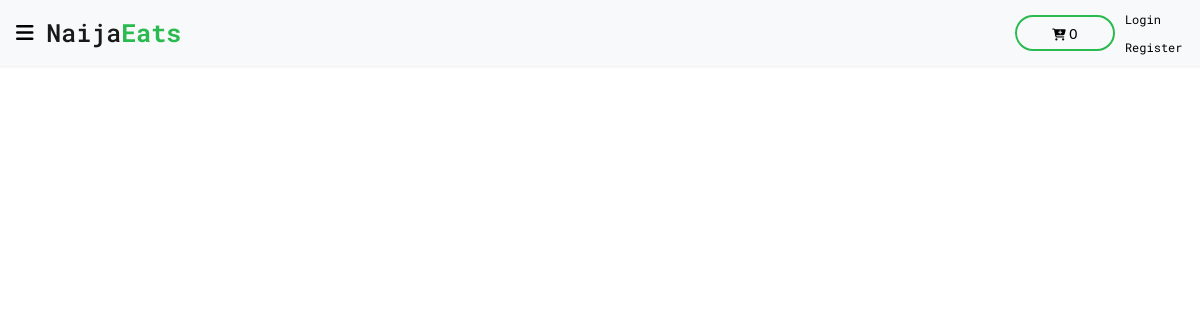
The app's page /category/cc0dd754-0c74-4aac-9ff1-227235e8b1d3, older data.
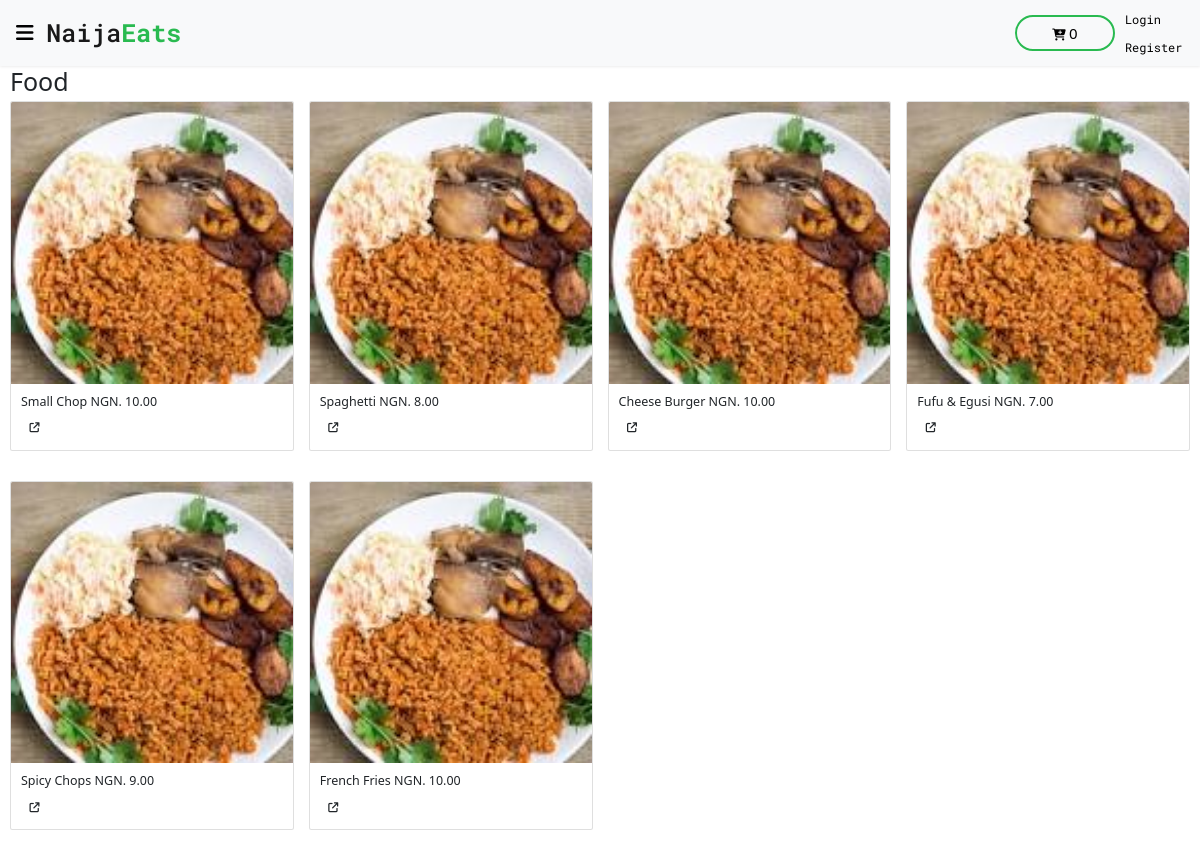
The same page, newer data.
### app/models/category.py (models this page shows, shortened)
class Category(db.Model):
    id = db.Column(db.String(50), primary_key=True, default=generate_uuid)
    title = db.Column(db.String(30), nullable=False, unique=True)
    menu = db.relationship('MenuItem', backref='category', lazy=True)

### app/models/menu_item.py (models this page shows, shortened)
class MenuItem(db.Model):
    id = db.Column(db.String(50), primary_key=True, default=generate_uuid)
    title = db.Column(db.String(50), nullable=False)
    image_url = db.Column(db.Text, nullable=False,
                          default="../static/images/naijafoods.jpeg")
    description = db.Column(db.Text)
    price = db.Column(db.Numeric(precision=5, scale=2), nullable=False)
    category_id = db.Column(db.String(50), db.ForeignKey('category.id'),
                            nullable=False)
    user_id = db.Column(db.String(50), db.ForeignKey('user.id'),
                        nullable=True)

### app/main/routes.py (the view)
@bp.route('/category/<cat_id>')
def display_category(cat_id):
    category = Category.query.get(cat_id)
    return render_template('category.html', category=category)

### app/templates/category.html (shortened to what this page needs)
{% extends "base.html" %}
{% block content %}
{% include 'home_nav.html' %}
<h1>{{ category.title }}</h1>
<div class="row">
  {% for menu_item in category.menu %}
  <div class="col-sm-3 mb-5">
    <div class="card">
      <img src="{{ menu_item.image_url }}" class="card-img-top" alt="...">
      <div class="card-body">
        <h5 class="card-title">
          <span>{{ menu_item.title }}</span>
          <span>NGN. {{ menu_item.price }}</span>
        </h5>
        <button type="button" class="btn modal-btn" data-id="{{ menu_item.id }}"
          data-img-src="{{ menu_item.image_url }}" data-title="{{ menu_item.title }}" data-price="{{ menu_item.price }}"
          data-restaurant="{{ menu_item.restaurant.org_name }}"
          data-description="{{ menu_item.description if menu_item.description else 'There is no description for this item' }}">
          <i class="fa-solid fa-arrow-up-right-from-square"></i>
        </button>
      </div>
    </div>
  </div>
  {% endfor %}
</div>
{% endblock %}

### app/templates/base.html (shortened to what this page needs)
<!doctype html>
<html lang="en">
<head>
    <link href="https://cdn.jsdelivr.net/npm/bootstrap@5.0.2/dist/css/bootstrap.min.css" rel="stylesheet"
>
    <link rel="stylesheet" href="{{ url_for('static', filename='style/main.css') }}">
    <link rel="stylesheet" href="{{ url_for('static', filename='style/cart.css') }}">
    <link rel="stylesheet" href="{{ url_for('static', filename='style/food-carousel.css') }}">
    <link rel="stylesheet" href="{{ url_for('static', filename='style/food-modal.css') }}">
</head>
<body>
    {% block content %}
    {% endblock %}
</body>
</html>

### app/templates/home_nav.html (shortened to what this page needs)
<nav class="navbar fixed-top navbar-light bg-light shadow-sm">
    <div class="container-fluid">
        <div class="brand">
            <a class="btn" data-bs-toggle="offcanvas" href="#AppSideBar" role="button" aria-controls="offcanvasExample">
                <i class="fa-solid fa-bars bars"></i>
            </a>
            <a class="navbar-brand brand-name" href="#">Naija<span>Eats</span></a>
        </div>
        <div class="cart">
            <a class="btn btn-lg btn-cart" id="btn-cart" data-bs-toggle="offcanvas" href="#CartSideBar" role="button"
                aria-controls="offCanvasRight">
                <i class="fa-solid fa-cart-plus"></i>
                <span id="cart-count"></span>
            </a>
            {% if not current_user.is_authenticated%}
            <div class="auth-bar auth-bar-flex">
                <a class="nav-item nav-link" href="{{ url_for('user_bp.login') }}">Login</a>
                <a class="nav-item nav-link" href="{{ url_for('user_bp.register') }}">Register</a>
            </div>
            {% endif %}
        </div>
    </div>
</nav>
<div class="spacer"></div>

### app/static/style/main.css (style rules this page uses)
* { margin: 0; padding: 0; box-sizing: border-box; }
html { font-size: 10px; }
body { position: relative; font-size: 1.6rem; padding: 10px; }
a, a:link, a:visited, a:active { color: black; text-decoration: none; }
.spacer { height: 5.6rem; }
.brand { height: fit-content; }
.brand-name { vertical-align: middle; font-size: 2.5rem; font-weight: 500; font-family: 'Roboto Mono', monospace; }
.brand-name > span { color: #29ba50; font-weight: 700; }
.bars { font-size: 2rem; vertical-align: middle; }
.cart { max-width: 20%; display: flex; justify-content: space-around; align-items: center; }
.btn-cart { border: 2px solid #29ba50; border-radius: 20px; }
.btn-cart > i { font-size: 1.2rem; }
.btn-cart > span { font-size: 1.5rem; }
@media screen and (min-width: 800px) { .btn-cart { width: 10rem; height: 20%; } }
.auth-bar { font-family: 'Roboto Mono', monospace; font-size: 1.2rem; }
.auth-bar a { text-decoration: none; }
.auth-bar-flex { display: flex; flex-direction: column; justify-content: space-between; }

Row changes from the older to the newer data that the page shows:
added Category: title "Food"
added MenuItem: image_url (picture), title "Small Chop", price "10.00"
added MenuItem: image_url (picture), title "Spaghetti", price "8.00"
added MenuItem: image_url (picture), title "Cheese Burger", price "10.00"
added MenuItem: image_url (picture), title "Fufu & Egusi", price "7.00"
added MenuItem: image_url (picture), title "Spicy Chops", price "9.00"
added MenuItem: image_url (picture), title "French Fries", price "10.00"
